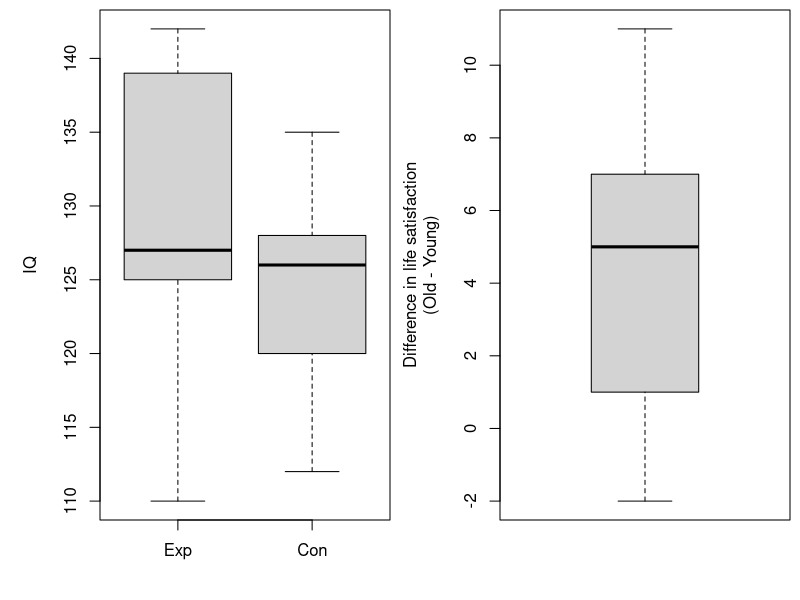

Reproduce this figure in R. (Note: this script raises an error after producing the figure.)
## ---- chunk 1
knitr::opts_chunk$set(echo = TRUE)
library(dplyr)
library(tidyr)
library(tidyverse)
library(knitr)
library(ggplot2)
## ---- chunk 2
Exp = c(110,125,139,142,127)
Con = c(112,120,128,135,126)
diff = Exp - Con
diff 
(mu = mean(diff))

# give ranks to the differences
rank(abs(diff),
     ties.method ="min")
## ---- chunk 3
# Quick visualisation using base R (not ggplot)
par(mfrow = c(1,2), mar = c(4,5,0.5,0.5))
boxplot(Exp, Con, names = c('Exp', 'Con'), ylab = "IQ")
boxplot(Exp - Con, ylab = 'Difference in life satisfaction\n(Old - Young)')
## ---- chunk 4
knitr::include_graphics("images/lab1.png")
## ---- chunk 5
sum_R = 5*(5+1)/4
# two groups:
sum_exp_pr_group = sum_R/2 # E(W^+)

## ---- chunk 6
twins = tibble::tribble(
     ~experimental,  ~control,
    110L, 112L,
    125L, 120L,
    139L, 128L,
    142L, 135L,
    127L, 126L
    )
wilcox.test(twins$experimental, twins$control, paired = TRUE, alternative = "greater")
## ---- chunk 7
knitr::include_graphics("images/lab4.png")
## ---- chunk 8
iq = c(100,90,135,108,107,119,127,109,105)

mu_obs = mean(iq)

diff_from_107 = 107 - iq
## ---- chunk 9
par(mfrow = c(1,2), mar = c(4,4,1,1))
boxplot(iq, ylab = "IQ score")
qqnorm(iq, main = "")
qqline(iq)
## ---- chunk 10
knitr::include_graphics("images/lab2.png")
## ---- chunk 11
dat = tibble(iq)
dat = dat |> mutate(
  d = iq - 107,
  abs_d = abs(d)
)
effective_dat = dat |> filter(d !=0 )
effective_dat$r = rank(effective_dat$abs_d)
w_plus = sum(effective_dat$r[effective_dat$d > 0])
w_minus = sum(effective_dat$r[effective_dat$d < 0])
n = nrow(effective_dat)
ew = n*(n+1)/4
varw = sum(effective_dat$r^2)/4
c(ew, varw)
## ---- chunk 12
t0 = (w_plus - ew)/(sqrt(varw))
p_val = 1 - pnorm(t0)
c(t0, p_val)
## ---- chunk 13
wilcox.test(iq, mu = 107, alternative = "greater", correct = FALSE)

# alternatively
# wilcox.test(iq - 107, alternative = "greater", correct = FALSE)
## ---- chunk 14
A = c(12, 16, 16, 12, 10)
B = c(30, 12, 24, 32, 24)
dat = data.frame(
  yield = c(A, B),
  method = c(rep("A", length(A)),
             rep("B", length(B)))
)

library(ggplot2)
ggplot(wdat, aes(x = method, y = weight)) + 
  geom_boxplot() + 
  geom_point(size = 4, colour = "blue")
## ---- chunk 15
wdat = wdat |> mutate(rank = rank(weight))
wdat
## ---- chunk 16
w_X = wdat |> 
  filter(method == "X") |> 
  pull(rank) |> 
  sum()
w_X

sum_wdat = wdat |>
  group_by(method) |> 
  summarise(n = n(),
            w = sum(rank))
sum_wdat
## ---- chunk 17
n_X = sum_wdat |> 
  filter(method == "X") |> 
  pull(n)
n_Y = sum_wdat |> 
  filter(method == "Y") |>
  pull(n)
# using the sums of the X sample
w_X = sum_wdat |> 
  filter(method == "X") |> 
  pull(w)
ew_X = n_X * (n_X + n_Y + 1)/2 
minw_X = n_X * (n_X + 1)/2 

# check what the expected value is
ew_X # = 27.5
# and 
minw_X # = 15
## ---- chunk 18
# w_X : obs w_x
c(minw_X, w_X, ew_X) # w_A > ew_A

# looking in the upper tail, so use lower.tail = FALSE
2 * pwilcox(w_X - minw_X - 1, n_X, n_Y, lower.tail = FALSE)
## ---- chunk 19
sum_wdat
# using the sums of the B sample
w_Y = sum_wdat |> 
  filter(method == "Y") |> 
  pull(w)
ew_Y = n_Y * (n_Y + n_X + 1)/2 
minw_Y = n_Y * (n_Y + 1)/2 
c(minw_Y, w_Y, ew_Y)
# now looking in the lower tail
2 * pwilcox(w_Y - minw_Y, n_Y, n_X)

## ---- chunk 20
donations = data.frame(
  amount = c(150,80,150,450,110,240,70,350,720,190,
             130,50,240,210,130,130,250,280,50,50,
             210,100,200,300,550,190,300,800,170,
             600,120,220,270,190,400,140,330),
  treatment = c("Yellow","Yellow","Yellow","Yellow","Yellow",
                "Yellow","Yellow","Yellow","Yellow","Yellow",
                "Yellow","Yellow","Yellow","Yellow","Yellow",
                "Yellow","Yellow","Yellow","Yellow","Yellow",
                "Blue","Blue","Blue","Blue","Blue","Blue",
                "Blue","Blue","Blue","Blue","Blue","Blue",
                "Blue","Blue","Blue","Blue","Blue")
)
## ---- chunk 21
# Fig 2
donations |> ggplot() + 
  aes(x = amount, y = treatment, fill = treatment) + 
  geom_boxplot() + 
  scale_fill_manual(values = c("Yellow" = "#FFB800", "Blue" = "#0148A4")) + 
  labs(x = "Donation", y = "Treatment") + 
  scale_x_continuous(labels = scales::dollar, limits = c(0,800)) + 
  theme_bw() + 
  theme(legend.position = "none")
## ---- chunk 22
# Fig 3
donations |> ggplot() + 
  aes(sample = amount, colour = treatment) + 
  geom_qq_line() + geom_qq() + 
  facet_wrap(~treatment) + 
  scale_colour_manual(values = c("Yellow" = "#FFB800", "Blue" = "#0148A4")) + 
  labs(x = "Theoretical quantile", y = "Donation") + 
  scale_y_continuous(labels = scales::dollar) +
  theme(legend.position = "none")
## ---- chunk 23
wilcox.test(amount ~ treatment, data = donations)
## ---- chunk 24
t.test(amount ~ treatment, data = donations)
## ---- chunk 25
x = data.frame(
  ea = c("Amy", "Bruce", "Carol", "Dion",
                "Ellen", "Fred", "Gwen", "Hugh",
                "Ingrid", "Kenneth"),
  brand_a = c(74, 80, 68, 74, 86, 75, 78, 69, 76, 77),
  brand_b = c(72, 86, 72, 70, 85, 73, 72, 65, 79, 75)
)
## ---- chunk 26
x = x |> 
  mutate(
    diff = brand_a - brand_b, # differences
    ranks = rank(abs(diff)) # ranks of the absolute values of the differences
  )
## ---- chunk 27
# Boxplot
p1 = ggplot(x, aes(x = "", y = diff)) + 
  geom_boxplot() + theme_grey() + 
  labs(y = "Difference in typing speed (wpm)", x="")

# Q-Q plot
p2 = ggplot(x, aes(sample = diff)) + 
  geom_qq() + 
  geom_qq_line() + 
  theme_grey() + 
  labs(y = "Difference in typing speed (wpm)", x="")

# add them into onee plot
gridExtra::grid.arrange(p1, p2, ncol=2)
## ---- chunk 28
knitr::include_graphics("images/lab6.png")
## ---- chunk 29
t0 = sum(x$diff > 0) # 7
n = sum(x$diff != 0) # 10
c(t0, n)

2 * sum(dbinom(t0:n, n, 1/2)) # 0.34375

binom.test(t0, n)
## ---- chunk 30
w_plus = sum(x$ranks[x$diff>0])
w_minus = sum(x$ranks[x$diff<0])
w = min(w_plus, w_minus)
n = length(x$ranks)
c(w_plus, w_minus, w, n)
## ---- chunk 31
ew = n*(n+1)/4
varw = sum(x$ranks^2)/4
t0 = (w - ew)/sqrt(varw)
p_value = 2*pnorm(t0)
c(t0, p_value)
## ---- chunk 32
wilcox.test(x$diff, correct = FALSE)
## ---- chunk 33
t.test(x$diff)
## ---- chunk 34
# or alternatively,
t.test(x = x$brand_a, y = x$brand_b, paired = TRUE)
## ---- chunk 35
data.frame(x = 0:10, 
           p = round(pwilcox(0:10, m = 4, n = 5), 4)) # probability
## ---- chunk 36
knitr::include_graphics("images/lab5.png")
## ---- chunk 37
pwilcox(19 - 10, m = 4, n = 5) # 0.452

# or the whole p-value, 2P(W ≤ 19):
2 * pwilcox(19 - 10, m = 4, n = 5) # 0.905
## ---- chunk 38
rats = data.frame(
  trials = c(78, 64, 75, 45, 82, 110, 70, 53, 51),
  treatment = rep(c("Trained", "Control"), times = c(5, 4))
)
wilcox.test(trials ~ treatment, data = rats)
## ---- chunk 39
T = c(78, 64, 75, 45, 82)
C = c(110, 70, 53, 51)

(mu_T = mean(T))
(mu_C = mean(C))
diff = mu_T-mu_C
diff 
## ---- chunk 40
# Perform Wilcoxon rank-sum test
wilcox.test(T, C, exact = FALSE)
## ---- chunk 41
A = c(78, 64, 75, 45, 82)     # n_A = 5
B = c(110, 70, 53, 51)        # n_B = 4
# Then N = 9 
dat = data.frame(
  yield = c(A, B),
  method = c(rep("A", length(A)),
             rep("B", length(B)))
)

dat = dat |> mutate(rank = rank(yield))
dat
## ---- chunk 42

## ---- chunk 43
w_A = dat |> 
  filter(method == "A") |> 
  pull(rank) |> 
  sum()

sum_dat = dat |>
  group_by(method) |> 
  summarise(n = n(),
            w = sum(rank))
sum_dat
## ---- chunk 44
n_A = sum_dat |> 
  filter(method == "A") |> 
  pull(n)
n_B = sum_dat |> 
  filter(method == "B") |>
  pull(n)

# using the sums of the A sample
w_A = sum_dat |> 
  filter(method == "A") |> 
  pull(w)
ew_A = n_A * (n_A + n_B + 1)/2 
minw_A = n_A * (n_A + 1)/2  # the other group

# check what the expected value is
ew_A # = 25
# and 
minw_A # = 15

c(minw_A, w_A, ew_A) # w_A > ew_A
